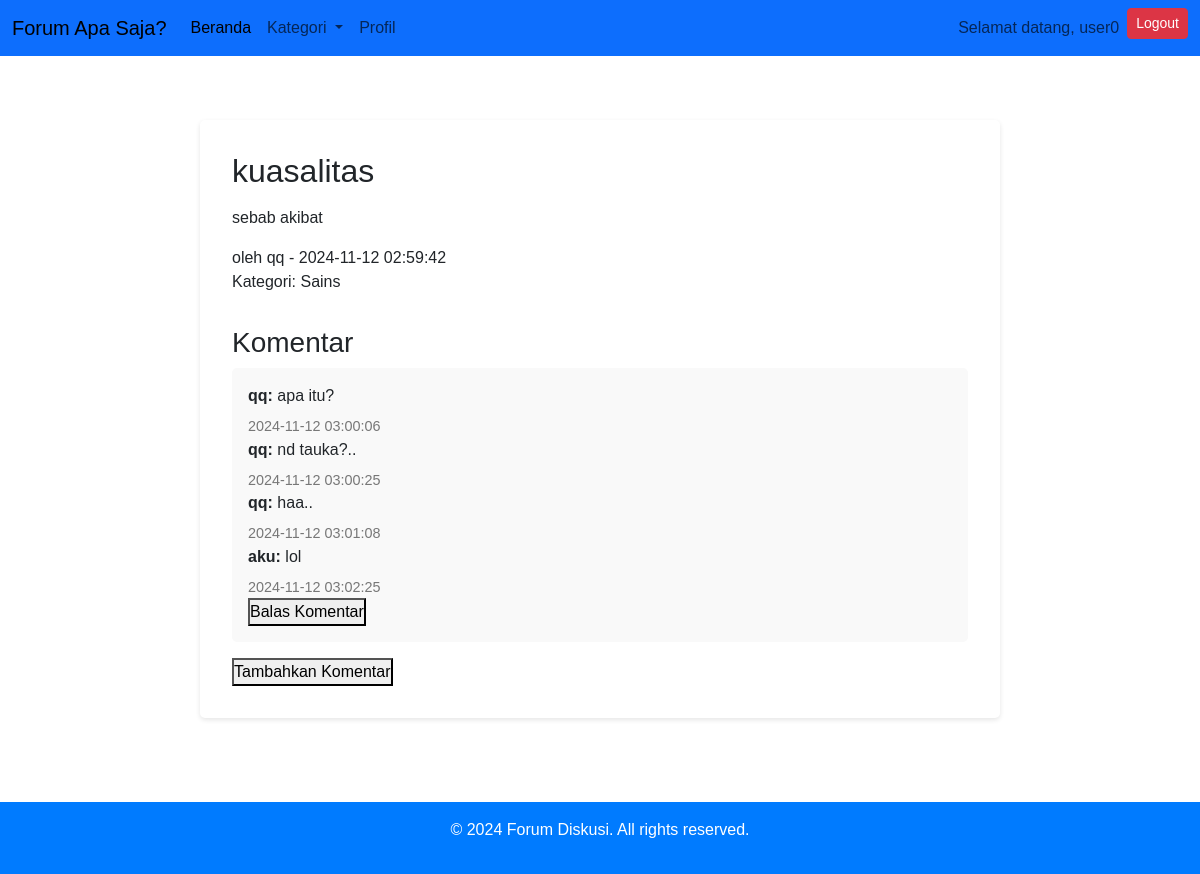
Screenshot of /topic-detail.php?id=19 (signed in) with the database file from the repository.
### tables this page shows
CREATE TABLE `topics` (
  `id` int(11) NOT NULL,
  `user_id` int(11) NOT NULL,
  `category_id` int(11) NOT NULL,
  `title` varchar(255) NOT NULL,
  `content` text NOT NULL,
  `created_at` timestamp NOT NULL DEFAULT current_timestamp()
);

CREATE TABLE `users` (
  `id` int(11) NOT NULL,
  `username` varchar(50) NOT NULL,
  `email` varchar(100) NOT NULL,
  `password` varchar(255) NOT NULL,
  `created_at` timestamp NOT NULL DEFAULT current_timestamp()
);

CREATE TABLE `categories` (
  `id` int(11) NOT NULL,
  `name` varchar(100) NOT NULL,
  `description` text DEFAULT NULL,
  `created_at` timestamp NOT NULL DEFAULT current_timestamp()
);

CREATE TABLE `comments` (
  `id` int(11) NOT NULL,
  `topic_id` int(11) NOT NULL,
  `user_id` int(11) NOT NULL,
  `content` text NOT NULL,
  `created_at` timestamp NOT NULL DEFAULT current_timestamp(),
  `parent_id` int(11) DEFAULT NULL
);

### topic-detail.php (the view, shortened to what this page needs)
<?php
include 'db.php';
if (isset($_GET['id'])) {
  $topic_id = $_GET['id'];
  $query = "SELECT topics.title, topics.content, topics.created_at, users.username, categories.name AS category
              FROM topics
              JOIN users ON topics.user_id = users.id
              JOIN categories ON topics.category_id = categories.id
              WHERE topics.id = :topic_id";
  $stmt = $pdo->prepare($query);
  $stmt->bindParam(':topic_id', $topic_id);
  $stmt->execute();
  $topic = $stmt->fetch();
  $comment_query = "SELECT comments.id, comments.content, comments.created_at, users.username
                      FROM comments
                      JOIN users ON comments.user_id = users.id
                      WHERE comments.topic_id = :topic_id AND comments.parent_id IS NULL
                      ORDER BY comments.created_at DESC";
  $comment_stmt = $pdo->prepare($comment_query);
  $comment_stmt->bindParam(':topic_id', $topic_id);
  $comment_stmt->execute();
  $comments = $comment_stmt->fetchAll();
} else {
  echo "ID topik tidak ditemukan!";
  exit;
}
function getReplies($pdo, $comment_id)
{
  $reply_query = "SELECT comments.content, comments.created_at, users.username
                    FROM comments
                    JOIN users ON comments.user_id = users.id
                    WHERE comments.parent_id = :comment_id
                    ORDER BY comments.created_at ASC";
  $reply_stmt = $pdo->prepare($reply_query);
  $reply_stmt->bindParam(':comment_id', $comment_id);
  $reply_stmt->execute();
  return $reply_stmt->fetchAll();
}
?>
<!DOCTYPE html>
<html lang="en">
<head>
  <link rel="stylesheet" href="css/gayaDpn.css">
  <link href="https://cdn.jsdelivr.net/npm/bootstrap@5.3.3/dist/css/bootstrap.min.css" rel="stylesheet">
</head>
<body>
  <nav class="navbar navbar-expand-lg bg-primary">
    <div class="container-fluid">
      <a class="navbar-brand" href="index.php">Forum Apa Saja?</a>
      <div class="collapse navbar-collapse" id="navbarNav">
        <ul class="navbar-nav me-auto mb-2 mb-lg-0">
          <li class="nav-item">
            <a class="nav-link active" aria-current="page" href="index.php">Beranda</a>
          </li>
          <li class="nav-item dropdown">
            <a class="nav-link dropdown-toggle" href="#" role="button" data-bs-toggle="dropdown" aria-expanded="false">
              Kategori
            </a>
          </li>
          <li class="nav-item">
            <a class="nav-link" href="#">Profil</a>
          </li>
        </ul>
        <ul class="navbar-nav ms-auto">
          <?php if (isset($_SESSION['username'])): ?>
            <li class="nav-item">
              <span class="nav-link">Selamat datang, <?php echo htmlspecialchars($_SESSION['username']); ?></span>
            </li>
            <li class="nav-item">
              <a href="logout.php" class="btn btn-danger btn-sm">Logout</a>
            </li>
          <?php endif; ?>
        </ul>
      </div>
    </div>
  </nav>
  <main>
    <section class="topic-detail">
      <h2><?php echo htmlspecialchars($topic['title']); ?></h2>
      <p><?php echo htmlspecialchars($topic['content']); ?></p>
      <span>oleh <?php echo htmlspecialchars($topic['username']); ?> - <?php echo $topic['created_at']; ?></span>
      <p>Kategori: <?php echo htmlspecialchars($topic['category']); ?></p>
      <div class="comments">
        <h3>Komentar</h3>
        <?php foreach ($comments as $comment): ?>
          <div class="comment">
            <p><strong><?php echo htmlspecialchars($comment['username']); ?>:</strong> <?php echo htmlspecialchars($comment['content']); ?></p>
            <span><?php echo $comment['created_at']; ?></span>
            <?php
            $replies = getReplies($pdo, $comment['id']);
            foreach ($replies as $reply):
            ?>
              <div class="reply">
                <p><strong><?php echo htmlspecialchars($reply['username']); ?>:</strong> <?php echo htmlspecialchars($reply['content']); ?></p>
                <span><?php echo $reply['created_at']; ?></span>
              </div>
            <?php endforeach; ?>
            <?php if (isset($_SESSION['user_id'])): ?>
              <button onclick="toggleReplyForm(<?php echo $comment['id']; ?>)">Balas Komentar</button>
            <?php else: ?>
              <button class="btn btn-warning" onclick="showLoginWarning()">Balas Komentar</button>
            <?php endif; ?>
          </div>
        <?php endforeach; ?>
        <?php if (isset($_SESSION['user_id'])): ?>
          <button onclick="toggleMainCommentForm()">Tambahkan Komentar</button>
        <?php else: ?>
          <button class="btn btn-warning" onclick="showLoginWarning()">Tambahkan Komentar</button>
        <?php endif; ?>
    </section>
  </main>
  <footer>
    <p>&copy; 2024 Forum Diskusi. All rights reserved.</p>
  </footer>
</body>
</html>

### css/gayaDpn.css (style rules this page uses)
* { margin: 0; padding: 0; box-sizing: border-box; font-family: Arial, sans-serif; }
body { background-color: #f5f5f5; color: #333; }
main { padding: 2rem; }
footer { text-align: center; padding: 1rem; background-color: #007bff; color: #fff; margin-top: 20px; }
.topic-detail { background-color: #fff; padding: 2rem; border-radius: 5px; box-shadow: 0 2px 5px rgba(0, 0, 0, 0.1); max-width: 800px; margin: 2rem auto; }
.topic-detail h2 { margin-bottom: 1rem; }
.comments { margin-top: 2rem; }
.comment { background-color: #f9f9f9; padding: 1rem; border-radius: 5px; margin-bottom: 1rem; }
.comment p { margin: 0; }
.comment span { display: block; color: #777; font-size: 0.9rem; margin-top: 0.5rem; }

### rows the page displays
topics: title "kuasalitas", content "sebab akibat", user.username "qq", created_at "2024-11-12 02:59:42", category.name "Sains"
comments: user.username "qq", content "apa itu?", created_at "2024-11-12 03:00:06"
comments: user.username "qq", content "nd tauka?..", created_at "2024-11-12 03:00:25"
comments: user.username "qq", content "haa..", created_at "2024-11-12 03:01:08"
comments: user.username "aku", content "lol", created_at "2024-11-12 03:02:25"

### other values shown
$_SESSION['username'] "user0"
